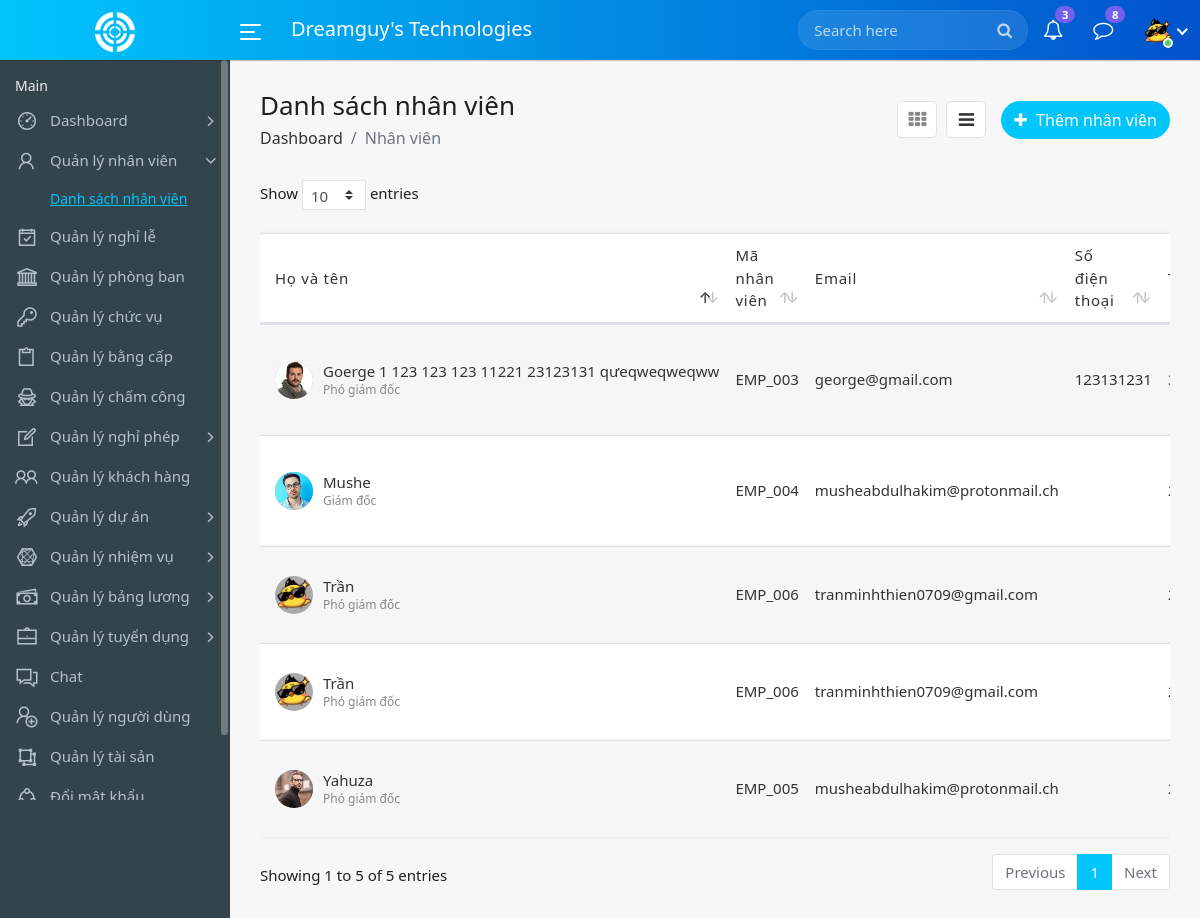
Page /employees.php (signed in) on the committed database.
### tables this page shows
CREATE TABLE `users` (
  `id` int(11) NOT NULL,
  `name` varchar(200) NOT NULL,
  `email` varchar(100) NOT NULL,
  `password` varchar(200) NOT NULL,
  `avatar` varchar(255) NOT NULL,
  `role` int(11) NOT NULL,
  `status` int(11) NOT NULL,
  `employee_id` int(11) DEFAULT NULL,
  `created_at` timestamp NOT NULL DEFAULT current_timestamp()
);

CREATE TABLE `employees` (
  `id` int(11) NOT NULL,
  `firstname` varchar(100) NOT NULL,
  `lastname` varchar(100) NOT NULL,
  `phone` varchar(20) NOT NULL,
  `email` varchar(100) NOT NULL,
  `department_id` int(11) NOT NULL,
  `designation_id` int(11) NOT NULL,
  `join_date` date NOT NULL DEFAULT current_timestamp(),
  `uuid` varchar(20) NOT NULL,
  `avatar` varchar(200) NOT NULL,
  `basic_salary` double NOT NULL,
  `created_at` datetime NOT NULL DEFAULT current_timestamp()
);

CREATE TABLE `designations` (
  `id` int(11) NOT NULL,
  `name` varchar(100) NOT NULL,
  `department_id` int(11) NOT NULL,
  `Date` date NOT NULL DEFAULT current_timestamp()
);

### class/employee.php (called while the page is built, shortened)
<?php
class Employee {
    private $dbh;
    public function __construct($dbh) {
        $this->dbh = $dbh;
    }
    public function viewAllEmployees() {
        try {
            $query = "SELECT e.*, d.name AS department_name, des.name AS designation_name
            FROM employees AS e
            LEFT JOIN departments AS d ON e.department_id = d.id
            LEFT JOIN designations AS des ON e.designation_id = des.id";
            $stmt = $this->dbh->prepare($query);
            $stmt->execute();
            return $stmt->fetchAll(PDO::FETCH_ASSOC);
        } catch (PDOException $e) {
            echo "Error: " . $e->getMessage();
            return false;
        }
    }
}
?>

### employees.php (the view, shortened to what this page needs)
<?php
include_once('includes/config.php');
include_once('class/employee.php');
$employeeObj = new Employee($dbh);
?>
<!DOCTYPE html>
<html lang="en">
    <head>
        <link rel="stylesheet" href="assets/css/bootstrap.min.css">
        <link rel="stylesheet" href="assets/css/font-awesome.min.css">
        <link rel="stylesheet" href="assets/css/line-awesome.min.css">
		<link rel="stylesheet" href="assets/css/dataTables.bootstrap4.min.css">
		<link rel="stylesheet" href="assets/css/select1.min.css">
		<link rel="stylesheet" href="assets/css/bootstrap-datetimepicker.min.css">
        <link rel="stylesheet" href="assets/css/style.css">
		<link rel="stylesheet" type="text/css"
        href="https://cdn.datatables.net/buttons/2.2.2/css/buttons.dataTables.min.css">
    </head>
    <body>
        <div class="main-wrapper">
			<?php include_once("includes/header.php");?>
            <?php include_once("includes/sidebar.php");?>
            <div class="page-wrapper">
                <div class="content container-fluid">
					<div class="page-header">
						<div class="row align-items-center">
							<div class="col">
								<h3 class="page-title">Danh sách nhân viên</h3>
								<ul class="breadcrumb">
									<li class="breadcrumb-item"><a href="index.php">Dashboard</a></li>
									<li class="breadcrumb-item active">Nhân viên</li>
								</ul>
							</div>
							<div class="col-auto float-right ml-auto">
								<a href="#" class="btn add-btn" data-toggle="modal" data-target="#add_employee"><i class="fa fa-plus"></i> Thêm nhân viên</a>
								<div class="view-icons">
									<a href="employee-list.php" title="Grid View" class="grid-view btn btn-link "><i class="fa fa-th"></i></a>
									<a href="#" title="Tabular View" class="list-view btn btn-link active"><i class="fa fa-bars"></i></a>
								</div>
							</div>
						</div>
					</div>
					<div class="row">
						<div class="col-md-12">
							<div class="table-responsive">
								<table class="table table-striped custom-table datatable">
									<thead>
										<tr>
											<th>Họ và tên</th>
											<th>Mã nhân viên</th>
											<th>Email</th>
											<th>Số điện thoại</th>
											<th class="text-nowrap">Tham gia</th>
										</tr>
									</thead>
									<tbody>
									<?php
								$results = $employeeObj->viewAllEmployees();
								if($results) {
									foreach($results as $row) {
								?>
										<tr>
											<td>
												<h2 class="table-avatar">
													<a href="#" class="avatar">
													<?php if (substr($row["avatar"], 0, 5) === 'https'): ?>
													<img src="<?php echo htmlentities($row["avatar"]); ?>" alt="Avatar">
													<?php else: ?>
													<img src="upload/employees/<?php echo htmlentities($row["avatar"]); ?>" alt="Avatar">
													<?php endif; ?>
													</a>
													<a href="#"><?php echo $row["firstname"]." ".$row["lastname"]; ?><span><?php echo $row["designation_name"];?></span></a>
												</h2>
											</td>
											<td><?php echo $row["uuid"];?></td>
											<td><?php echo $row["email"];?></td>
											<td><?php echo $row["phone"];?></td>
											<td><?php echo date('d/m/Y', strtotime($row["join_date"])); ?></td>
										</tr>
									<?php $cnt +=1;
										}
									}?>
									</tbody>
								</table>
							</div>
						</div>
					</div>
                </div>
            </div>
        </div>
    </body>
</html>

### includes/header.php (shortened to what this page needs)
<div class="header">
    <div class="header-left">
        <a href="index.php" class="logo">
            <img src="assets/img/logo.png" width="40" height="40" alt="">
        </a>
    </div>
    <a id="toggle_btn" href="javascript:void(0);">
        <span class="bar-icon">
            <span></span>
            <span></span>
            <span></span>
        </span>
    </a>
    <div class="page-title-box">
        <h3>Dreamguy's Technologies</h3>
    </div>
    <ul class="nav user-menu">
        <li class="nav-item">
            <div class="top-nav-search">
                <form action="search.php">
                    <input class="form-control" type="text" placeholder="Search here">
                    <button class="btn" type="submit"><i class="fa fa-search"></i></button>
                </form>
            </div>
        </li>
        <li class="nav-item dropdown">
            <a href="#" class="dropdown-toggle nav-link" data-toggle="dropdown">
                <i class="fa fa-bell-o"></i> <span class="badge badge-pill">3</span>
            </a>
        </li>
        <li class="nav-item dropdown">
            <a href="#" class="dropdown-toggle nav-link" data-toggle="dropdown">
                <i class="fa fa-comment-o"></i> <span class="badge badge-pill">8</span>
            </a>
        </li>
        <?php
	 $sql = "SELECT * FROM users WHERE id = :id";
	 $query = $dbh->prepare($sql);
	 $query->bindParam(':id', $_SESSION["user_id"]);
	 $query->execute();
	 $result = $query->fetch(PDO::FETCH_ASSOC);
		?>
        <li class="nav-item dropdown has-arrow main-drop">
            <a href="#"  class="nav-link dropdown-toggle" data-toggle="dropdown" aria-expanded="false">
                <span class="user-img"> <span class="user-img">
                        <?php if (substr($result["avatar"], 0, 5) === 'https'): ?>
                        <img src="<?php echo htmlentities($result["avatar"]); ?>" alt="Avatar">
                        <?php else: ?>
                        <img src="upload/users/<?php echo htmlentities($result["avatar"]); ?>" alt="Avatar">
                        <?php endif; ?>
                        <span class="status online"></span></span>
            </a>
        </li>
    </ul>
</div>

### rows in the picture
users: avatar (picture)
employees: avatar (picture), firstname "Goerge 1 123 123 123 11221", lastname "23123131 qưeqweqweqww", designation.name "Phó giám đốc", uuid "EMP_003", email "george@gmail.com", phone "123131231"
employees: avatar (picture), firstname "Mushe", designation.name "Giám đốc", uuid "EMP_004", email "musheabdulhakim@protonmail.ch"
employees: avatar (picture), firstname "Yahuza", designation.name "Phó giám đốc", uuid "EMP_005", email "musheabdulhakim@protonmail.ch"
employees: avatar (picture), firstname "Trần", designation.name "Phó giám đốc", uuid "EMP_006", email "tranminhthien0709@gmail.com"
employees: avatar (picture), firstname "Trần", designation.name "Phó giám đốc", uuid "EMP_006", email "tranminhthien0709@gmail.com"
